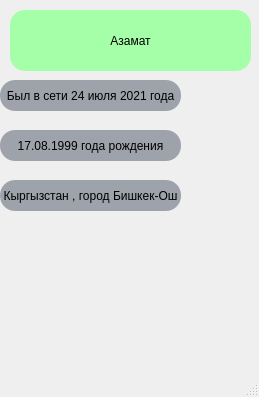
<?xml version="1.0" encoding="UTF-8"?>
<ui version="4.0">
 <class>MainWindow</class>
 <widget class="QMainWindow" name="MainWindow">
  <property name="geometry">
   <rect>
    <x>0</x>
    <y>0</y>
    <width>259</width>
    <height>397</height>
   </rect>
  </property>
  <property name="windowTitle">
   <string>MainWindow</string>
  </property>
  <widget class="QWidget" name="centralwidget">
   <widget class="QLabel" name="label">
    <property name="geometry">
     <rect>
      <x>10</x>
      <y>10</y>
      <width>241</width>
      <height>61</height>
     </rect>
    </property>
    <property name="styleSheet">
     <string notr="true">font: 16pt &quot;MS Shell Dlg 2&quot;;
background-color: #a5ffa8;
border-radius: 15px;</string>
    </property>
    <property name="text">
     <string>Азамат</string>
    </property>
    <property name="alignment">
     <set>Qt::AlignCenter</set>
    </property>
   </widget>
   <widget class="QLabel" name="label_2">
    <property name="geometry">
     <rect>
      <x>0</x>
      <y>80</y>
      <width>181</width>
      <height>31</height>
     </rect>
    </property>
    <property name="styleSheet">
     <string notr="true">font: 10pt &quot;MS Shell Dlg 2&quot;;
background-color: #9ea2aa;
border-radius: 15px;</string>
    </property>
    <property name="text">
     <string>Был в сети 24 июля 2021 года</string>
    </property>
    <property name="alignment">
     <set>Qt::AlignCenter</set>
    </property>
   </widget>
   <widget class="QLabel" name="label_4">
    <property name="geometry">
     <rect>
      <x>0</x>
      <y>130</y>
      <width>181</width>
      <height>31</height>
     </rect>
    </property>
    <property name="styleSheet">
     <string notr="true">font: 10pt &quot;MS Shell Dlg 2&quot;;
background-color: #9ea2aa;
border-radius: 15px;</string>
    </property>
    <property name="text">
     <string>17.08.1999 года рождения</string>
    </property>
    <property name="alignment">
     <set>Qt::AlignCenter</set>
    </property>
   </widget>
   <widget class="QLabel" name="label_3">
    <property name="geometry">
     <rect>
      <x>0</x>
      <y>180</y>
      <width>181</width>
      <height>31</height>
     </rect>
    </property>
    <property name="styleSheet">
     <string notr="true">font: 10pt &quot;MS Shell Dlg 2&quot;;
background-color: #9ea2aa;
border-radius: 15px;</string>
    </property>
    <property name="text">
     <string>Кыргызстан , город Бишкек-Ош</string>
    </property>
    <property name="alignment">
     <set>Qt::AlignCenter</set>
    </property>
   </widget>
  </widget>
  <widget class="QMenuBar" name="menubar">
   <property name="geometry">
    <rect>
     <x>0</x>
     <y>0</y>
     <width>259</width>
     <height>18</height>
    </rect>
   </property>
  </widget>
  <widget class="QStatusBar" name="statusbar"/>
 </widget>
 <resources/>
 <connections/>
</ui>
